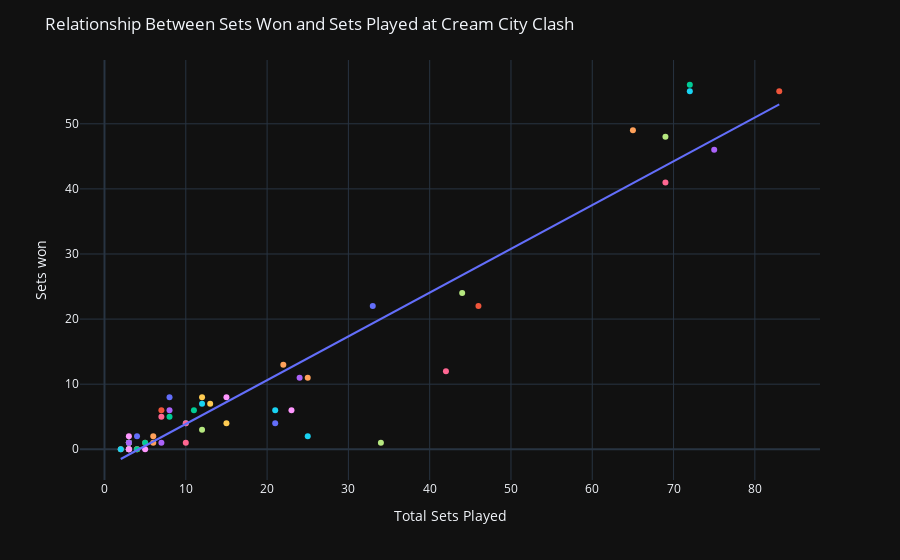

Here is the notebook cell this chart was saved with:
### Code cell
import plotly.express as px

# Assuming 'Player Name' is the categorical variable and 'Total Sets Played' and 'Sets won' are numerical variables
data_filter = df[df['Player Name'] != 'Grand Total']

# Create an interactive scatter plot with hover-over labels, player name colors, and a regression line
fig = px.scatter(data_filter, x='Total Sets Played', y='Sets won', hover_data=['Player Name'], color='Player Name', trendline="ols")

# Add the regression line directly to the scatter plot trace without showing the legend
fig.add_trace(px.scatter(data_filter, x='Total Sets Played', y='Sets won', trendline="ols").data[1])

# Update the layout of the figure with the following details:
# Title: 'Interactive Scatter Plot with Hover Labels, Regression Line, and Player Name Colors'
# x-axis title: 'Total Sets Played'
# y-axis title: 'Sets won'
# Hide the legend
fig.update_layout(
    title='     Relationship Between Sets Won and Sets Played at Cream City Clash   ',
    xaxis_title='Total Sets Played',
    yaxis_title='Sets won',
    showlegend=False,
    template = 'plotly_dark'
    
)

# Show the interactive plot
fig.show()
